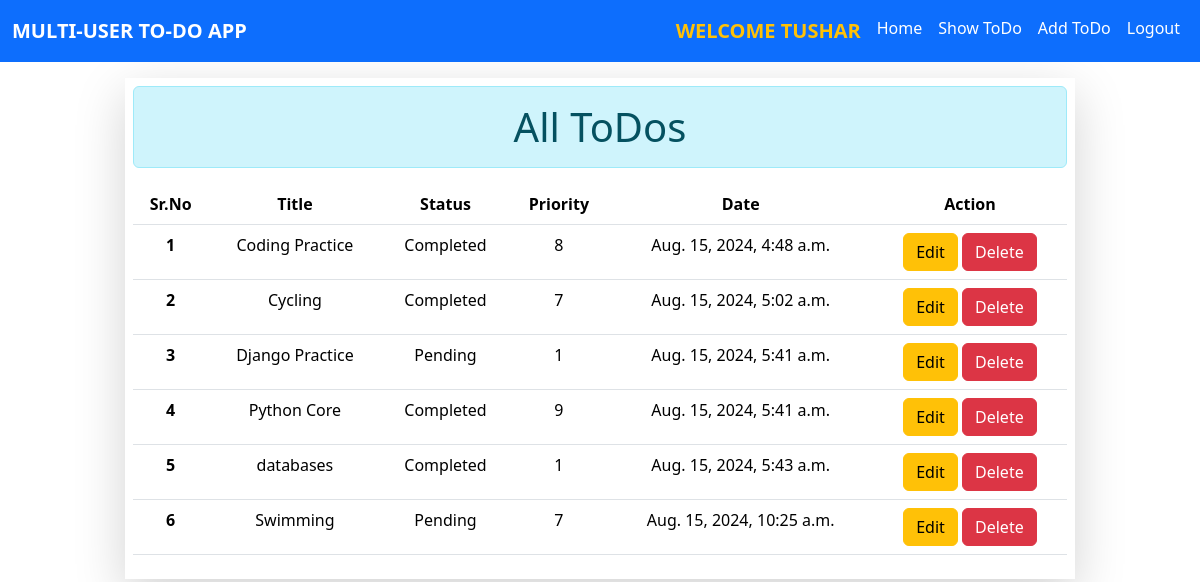
Screenshot of /alltodo/ (signed in) with the database file from the repository.
### myapp/models.py (models this page shows)
class TODO(models.Model):
    status_choices= [
        ('Completed',"Completed"),
        ('Pending', 'Pending'),
    ]
    priority_choices=[
        ('1','1️⃣'),
        ('2','2️⃣'),
        ('3','3️⃣'),
        ('4','4️⃣'),
        ('5','5️⃣'),
        ('6','6️⃣'),
        ('7','7️⃣'),
        ('8','8️⃣'),
        ('9','9️⃣'),
        ('10','🔟'),
    ]
    title=models.CharField(max_length=100)
    status=models.CharField(max_length=20,choices=status_choices)
    user=models.ForeignKey(User,on_delete=models.CASCADE)
    date=models.DateTimeField(auto_now_add=True)
    priority=models.CharField(max_length=5,choices=priority_choices)

### myapp/views.py (the view)
# urls.py: path('alltodo/',views.alltodo,name='alltodo'),
def alltodo(request):
    todos=TODO.objects.filter(user=request.user)
    return render(request,'showtodo.html',{'todos':todos})

### myapp/templates/showtodo.html (shortened to what this page needs)
{% extends 'base.html' %}
{% load static %}
{% block content %}
  {% if todos %}
    <div class="container">
      <div class="row mt-3">
        <div class="col-md-10 mx-auto text-center shadow-lg p-2">
            <table class="table table-hover">
                <h1 class="alert alert-info ">All ToDos </h1>
                <thead>
                  <tr>
                    <th scope="col">Sr.No</th>
                    <th scope="col">Title</th>
                    <th scope="col">Status</th>
                    <th scope="col">Priority</th>
                    <th scope="col">Date</th>
                    <th scope="col">Action</th>
                  </tr>
                </thead>
                {% for todo in todos %}
                <tbody>
                  <tr>
                    <th scope="row">{{forloop.counter}}</th>
                    <td>{{todo.title}}</td>
                    <td>{{todo.status}}</td>
                    <td>{{todo.priority}}</td>
                    <td>{{todo.date}}</td>
                    <td>
                        <a href="{% url 'edit' todo.id %}" class="btn btn-warning">Edit</a>
                        <a href="{% url 'delete' todo.id %}" class="btn btn-danger">Delete</a>
                    </td>
                  </tr>
                </tbody>
                {% endfor %}
            </table>
        </div>
      </div>
    </div>
  {% endif %}
{% endblock content %}

### myapp/templates/base.html (shortened to what this page needs)
<!DOCTYPE html>
{% load static %}
<html lang="en">
<head>
    <link rel="stylesheet" href="{% static 'css/bootstrap.min.css' %}">
    <link rel="stylesheet" href="{% static 'css/mystyle.css' %}">
</head>
<body>
    <div class="container-fluid  p-0 m-0">
        {% include 'navbar.html' %}
        {% block content %}
        {% endblock content %}
    </div>
</body>
</html>

### myapp/templates/navbar.html (shortened to what this page needs)
<nav class="navbar navbar-expand-lg navbar-dark bg-primary">
    <div class="container-fluid">
      <a class="navbar-brand fw-bold" href="#">MULTI-USER TO-DO APP</a>
      <div class="collapse navbar-collapse" id="navbarNav">
        <ul class="navbar-nav ms-auto">
          {% if not user.is_authenticated %}
          <li class="nav-item">
            <a class="nav-link active" href="{% url 'home' %}">Home</a>
          </li>
          <li class="nav-item">
            <a class="nav-link active" href="{% url 'login' %}">Login</a>
          </li>
          <li class="nav-item">
            <a class="nav-link active" href="{% url 'signup' %}">SignUp</a>
          </li>
          {% else %}
          <li class="nav-item">
            <span class="nav-link active text-warning fw-bold fs-5" >WELCOME {{user.username.upper}}</span>
          </li>
          <li class="nav-item">
            <a class="nav-link active" href="{% url 'home' %}">Home</a>
          </li>
          <li class="nav-item">
            <a class="nav-link active" href="{% url 'alltodo' %}">Show ToDo</a>
          </li>
          <li class="nav-item">
            <a class="nav-link active" href="{% url 'addtodo' %}">Add ToDo</a>
          </li>
          <li class="nav-item">
            <a class="nav-link active" href="{% url 'logout' %}">Logout</a>
          </li>
          {% endif %}
        </ul>
      </div>
    </div>
  </nav>

### rows the page displays
TODO: title "Coding Practice", status "Completed", priority "8", date "Aug. 15, 2024, 4:48 a.m."
TODO: title "Cycling", status "Completed", priority "7", date "Aug. 15, 2024, 5:02 a.m."
TODO: title "Django Practice", status "Pending", priority "1", date "Aug. 15, 2024, 5:41 a.m."
TODO: title "Python Core", status "Completed", priority "9", date "Aug. 15, 2024, 5:41 a.m."
TODO: title "databases", status "Completed", priority "1", date "Aug. 15, 2024, 5:43 a.m."
TODO: title "Swimming", status "Pending", priority "7", date "Aug. 15, 2024, 10:25 a.m."

### other values shown
{{ user.username.upper }} "TUSHAR"
